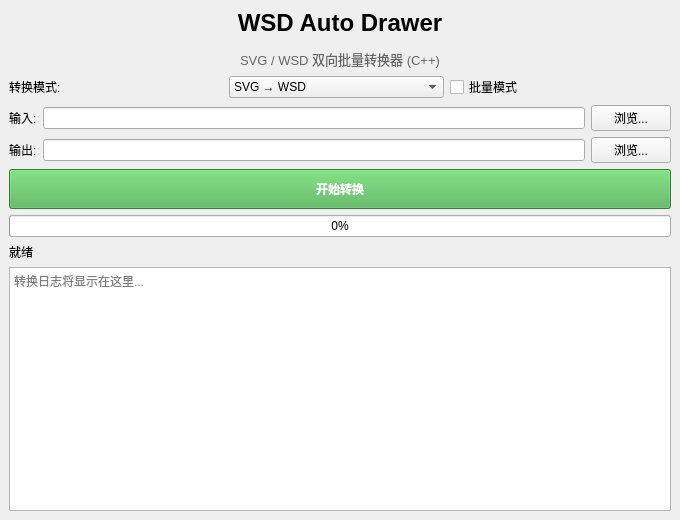
<?xml version="1.0" encoding="UTF-8"?>
<ui version="4.0">
 <class>MainWindow</class>
 <widget class="QMainWindow" name="MainWindow">
  <property name="geometry"><rect><x>0</x><y>0</y><width>680</width><height>520</height></rect></property>
  <property name="windowTitle"><string>WSD Auto Drawer</string></property>
  <widget class="QWidget" name="centralwidget">
   <layout class="QVBoxLayout" name="verticalLayout">
    <item>
     <widget class="QLabel" name="labelTitle">
      <property name="text"><string>&lt;html&gt;&lt;head/&gt;&lt;body&gt;&lt;p align=&quot;center&quot;&gt;&lt;span style=&quot; font-size:18pt; font-weight:600;&quot;&gt;WSD Auto Drawer&lt;/span&gt;&lt;/p&gt;&lt;p align=&quot;center&quot;&gt;&lt;span style=&quot; font-size:10pt; color:#666666;&quot;&gt;SVG / WSD 双向批量转换器 (C++)&lt;/span&gt;&lt;/p&gt;&lt;/body&gt;&lt;/html&gt;</string></property>
     </widget>
    </item>
    <item>
     <layout class="QHBoxLayout" name="modeLayout">
      <item><widget class="QLabel" name="labelMode"><property name="text"><string>转换模式:</string></property></widget></item>
      <item><widget class="QComboBox" name="comboMode">
       <item><property name="text"><string>SVG → WSD</string></property></item>
       <item><property name="text"><string>WSD → SVG</string></property></item>
      </widget></item>
      <item><widget class="QCheckBox" name="checkBatch"><property name="text"><string>批量模式</string></property></widget></item>
      <item><spacer name="modeSpacer"><property name="orientation"><enum>Qt::Horizontal</enum></property></spacer></item>
     </layout>
    </item>
    <item>
     <layout class="QGridLayout" name="fileLayout">
      <item row="0" column="0"><widget class="QLabel" name="labelInput"><property name="text"><string>输入:</string></property></widget></item>
      <item row="0" column="1"><widget class="QLineEdit" name="editInput"/></item>
      <item row="0" column="2"><widget class="QPushButton" name="btnBrowseInput"><property name="text"><string>浏览...</string></property></widget></item>
      <item row="1" column="0"><widget class="QLabel" name="labelOutput"><property name="text"><string>输出:</string></property></widget></item>
      <item row="1" column="1"><widget class="QLineEdit" name="editOutput"/></item>
      <item row="1" column="2"><widget class="QPushButton" name="btnBrowseOutput"><property name="text"><string>浏览...</string></property></widget></item>
     </layout>
    </item>
    <item>
     <widget class="QPushButton" name="btnConvert">
      <property name="text"><string>开始转换</string></property>
      <property name="styleSheet"><string notr="true">QPushButton { background-color: #4CAF50; color: white; font-weight: bold; padding: 10px; }</string></property>
     </widget>
    </item>
    <item>
     <widget class="QProgressBar" name="progressBar">
      <property name="value"><number>0</number></property>
     </widget>
    </item>
    <item>
     <widget class="QLabel" name="labelStatus">
      <property name="text"><string>就绪</string></property>
     </widget>
    </item>
    <item>
     <widget class="QTextEdit" name="textLog">
      <property name="readOnly"><bool>true</bool></property>
      <property name="placeholderText"><string>转换日志将显示在这里...</string></property>
     </widget>
    </item>
   </layout>
  </widget>
 </widget>
 <resources/>
 <connections/>
</ui>
